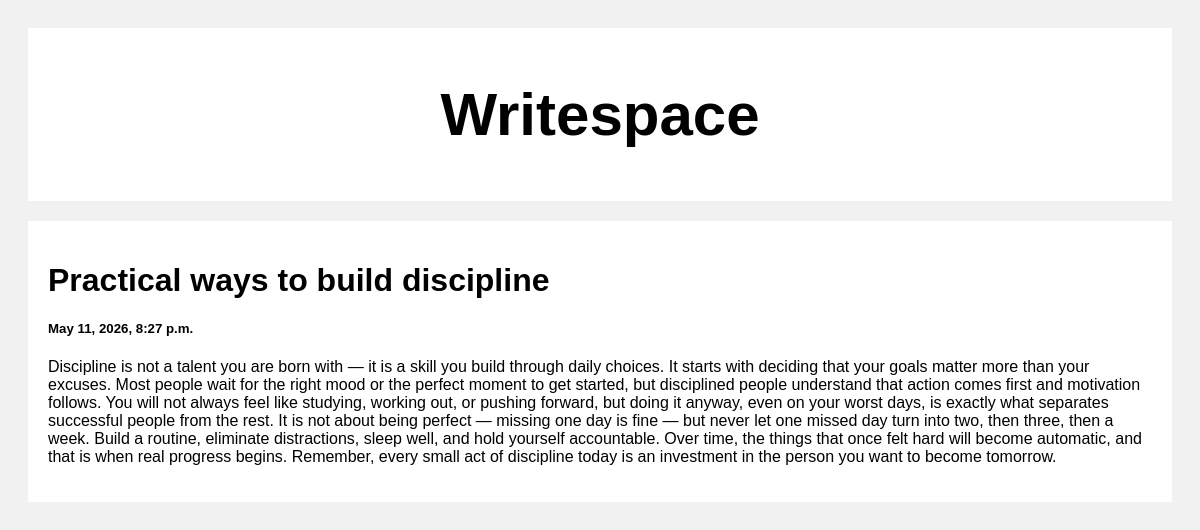
Screenshot of /post/2 with the database file from the repository.
### posts/models.py (models this page shows)
class Post(models.Model):
    title= models.CharField(max_length=50)
    body=models.CharField(max_length=1000000)
    created_at=models.DateTimeField(default=datetime.now, blank=True)

### posts/views.py (the view)
# urls.py: path('post/<str:pk>',views.post,name='post')
def post(request,pk):
    posts = Post.objects.get(id=pk)
    return render(request,'posts.html',{'posts':posts})

### templates/posts.html (shortened to what this page needs)
<!DOCTYPE html>
<html>
<head>
</head>
<body>
<div class="header">
  <h2>Writespace</h2>
</div>
<div class="row">
  <div class="leftcolumn">
    <div class="card">
        <h1>{{posts.title}}</h1>
        <h5>{{posts.created_at}}</h5>
        <p>{{posts.body}}</p>
    </div>
  </div>
</div>
</body>
</html>

### templates/posts.html (style rules this page uses)
* { box-sizing: border-box; }
body { font-family: Arial; padding: 20px; background: #f1f1f1; }
.header { padding: 2px; font-size: 40px; text-align: center; background: white; }
.leftcolumn { float: left; width: 100%; }
.card { background-color: white; padding: 20px; margin-top: 20px; }
.row:after { content: ""; display: table; clear: both; }

### rows the page displays
Post: title "Practical ways to build discipline", created_at "May 11, 2026, 8:27 p.m.", body "Discipline is not a talent you are born with — it is a skill you build through daily choices. It starts with deciding that your goals matter more than your excuses. Most people wait for the right mood or the perfect moment to get started, but disciplined people understand that action comes first and motivation follows. You will not always feel like studying, working out, or pushing forward, but doing it anyway, even on your worst days, is exactly what separates successful people from the rest. It is not about being perfect — missing one day is fine — but never let one missed day turn into two, then three, then a week. Build a routine, eliminate distractions, sleep well, and hold yourself…"
